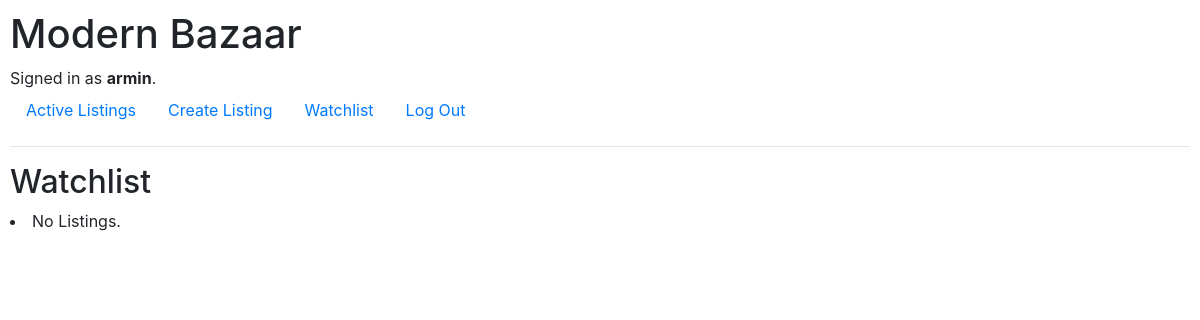
The page /watchlist (signed in) on the database as committed earlier.
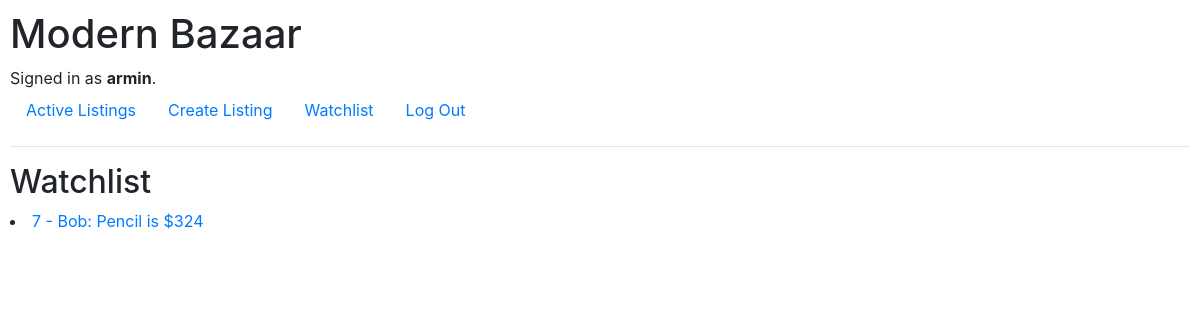
The same page on the database as committed later.
### auctions/models.py (models this page shows)
class Watchlist(models.Model):
    watcher = models.ForeignKey(User, on_delete=models.CASCADE)
    item = models.ForeignKey(Listing, on_delete=models.CASCADE)
    def __str__(self):
        return f"{self.item}"

class Listing(models.Model):
    seller = models.ForeignKey(User, on_delete=models.CASCADE, null=True) #why?
    title = models.CharField(max_length=69)
    description = models.CharField(max_length=69)
    current_bid = models.IntegerField()
    category = models.CharField(max_length=69, null=True)
    active = models.BooleanField(default=True)
    def __str__(self):
        return f"{self.id} - {self.seller}: {self.title} is ${self.current_bid}"

class User(AbstractUser, models.Model):
    pass

### auctions/views.py (the view)
# urls.py: path("watchlist", views.watchlist, name= "watchlist"),
def watchlist(request):
    watch_list = Watchlist.objects.filter(watcher= User.objects.get(id= request.session["user"]))
    return render(request, "auctions/watchlist.html", {
        "watchlist": watch_list
    })

### auctions/templates/auctions/watchlist.html
{% extends "auctions/layout.html" %}
{% block body %}
    <h2>Watchlist</h2>
    {% for listing in watchlist %}
        <li><a href="{% url 'listing' listing.item.id %}">{{ listing }}</a></li>
    {% empty %}
        <li>No Listings.</li>
    {% endfor %}
{% endblock %}

Rows that differ between the two databases and show on the page:
added Watchlist: item.current_bid "7 - Bob: Pencil is $324"
Other text that changed with them:
text no longer shown: "No Listings."
